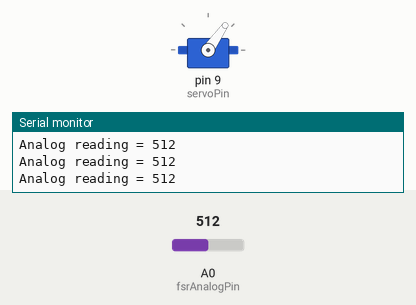
Bench run of a sketch on a simulated Arduino Uno, built with avr-gcc and run on an emulated ATmega328P. On the bench: servo, the last lines printed to the serial monitor. The test bench sets the inputs (shaded band); at power-on: A0 (fsrAnalogPin) = 512.

Above: at 1.2 s.
1.3 s: A0 (fsrAnalogPin) set to 8
2.8 s: A0 (fsrAnalogPin) set to 5
At 3.2 s:
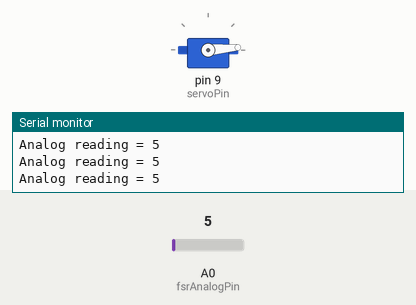
Timing chart, 0 to 5.8 s (numbered marks = the images above; inputs shaded):
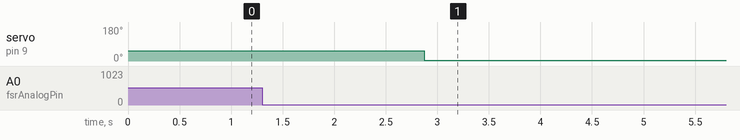

The sketch:

Pressure_Sensor_Servo.ino
```cpp
#include <Servo.h> // Including the servo library.

int servoPin = 9; // The right pin of our servo goes to pin 9. Make sure it goes to an analog pin.
int posServo = 0; // Declare our initial position for our servo. This will end up to be instantaneous.
int servoDelay = 25; //Servos need a delay in order to move.

Servo myServo;

int fsrAnalogPin = A0; // FSR is connected to analog 0
int LEDpin = 11;      // connect Red LED to pin 11 (PWM pin)
int fsrReading;      // the analog reading from the FSR resistor divider
int LEDbrightness;

void setup() {
  // put your setup code here, to run once:
  Serial.begin(9600);   // We'll send debugging information via the Serial monitor
  myServo.attach(servoPin); // Similar to pinMode but for Servo (attaches servo to pin servoPin)

}

void loop() {
  // put your main code here, to run repeatedly:
  fsrReading = analogRead(fsrAnalogPin);
  Serial.print("Analog reading = ");
  Serial.println(fsrReading);

  if(fsrReading < 7){
    myServo.write(5);
  }

  else{
    myServo.write(55);
  }

  delay(110);

}
```

Measured:
- the behaviour switches between 7 and 6 on A0 (fsrAnalogPin) (found by bisection; images 0 and 1)
- after the input at 2.8 s, servo on pin 9 (servoPin): 55° → 5° after 0.07 s
